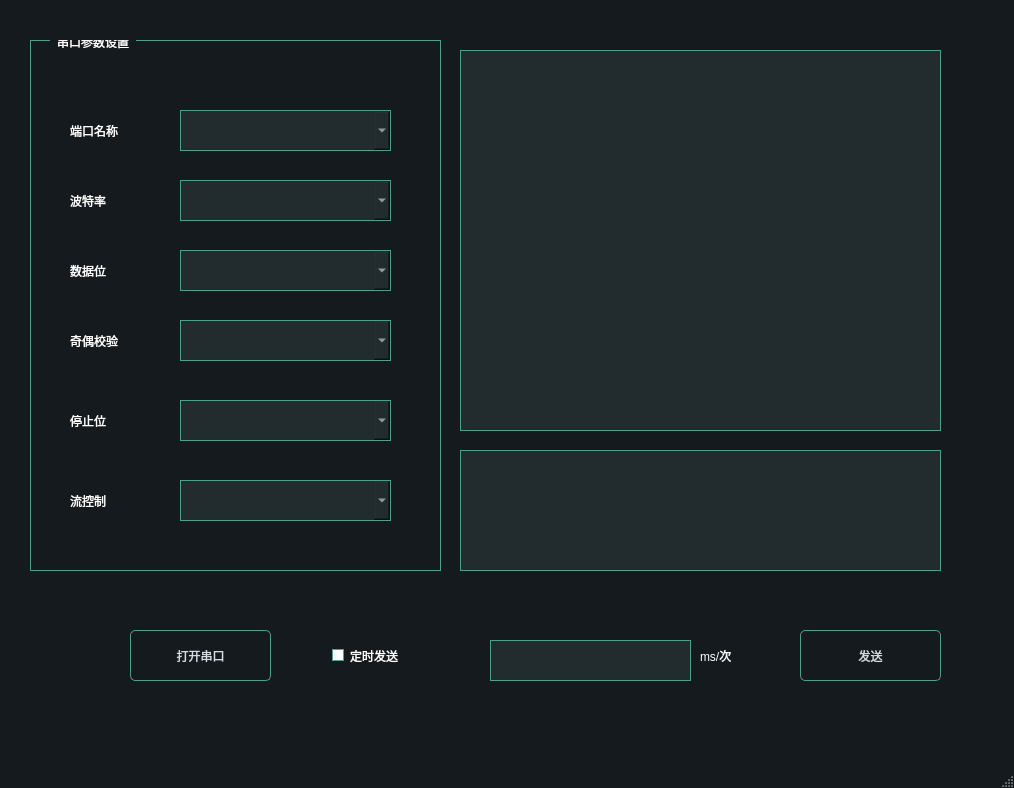
<?xml version="1.0" encoding="UTF-8"?>
<ui version="4.0">
 <class>MainWindow</class>
 <widget class="QMainWindow" name="MainWindow">
  <property name="geometry">
   <rect>
    <x>0</x>
    <y>0</y>
    <width>1014</width>
    <height>788</height>
   </rect>
  </property>
  <property name="windowTitle">
   <string>串口工具(多线程)</string>
  </property>
  <property name="styleSheet">
   <string notr="true">/*
qss美化 - 黄强老师
*/
QWidget
{  
	font:  16pt &quot;Microsoft YaHei&quot;;
     color:  #ffffff;
}

QLabel {
	
}

QGroupBox {
    border-width: 1px;
	border-style: solid;
	border-color: #4fa08b;   

}

QGroupBox::title {
 
    subcontrol-origin: margin;
    left:20px;
    padding: -10px 5px 0px 5px;
}

QMainWindow {
	background-color:#151a1e;
}
QCalendar {
	background-color: #151a1e;
}
QTextEdit {
	border-width: 1px;
	border-style: solid;
	border-color: #4fa08b;
	background-color: #222b2e;
	color: #d3dae3;
}
QPlainTextEdit {
    font:  10pt &quot;Microsoft YaHei&quot;;
	border-width: 1px;
	border-style: solid;
	border-color: #4fa08b;
	background-color: #222b2e;
	color: #d3dae3;
}
QToolButton {
	border-style: solid;
	border-top-color: qlineargradient(spread:pad, x1:0.5, y1:1, x2:0.5, y2:0, stop:0 rgb(215, 215, 215), stop:1 rgb(222, 222, 222));
	border-right-color: qlineargradient(spread:pad, x1:0, y1:0.5, x2:1, y2:0.5, stop:0 rgb(217, 217, 217), stop:1 rgb(227, 227, 227));
	border-left-color: qlineargradient(spread:pad, x1:0, y1:0.5, x2:1, y2:0.5, stop:0 rgb(227, 227, 227), stop:1 rgb(217, 217, 217));
	border-bottom-color: qlineargradient(spread:pad, x1:0.5, y1:1, x2:0.5, y2:0, stop:0 rgb(215, 215, 215), stop:1 rgb(222, 222, 222));
	border-width: 1px;
	border-radius: 5px;
	color: #d3dae3;
	padding: 2px;
	background-color: rgb(255,255,255);
}
QToolButton:hover{
	border-style: solid;
	border-top-color: qlineargradient(spread:pad, x1:0.5, y1:1, x2:0.5, y2:0, stop:0 rgb(195, 195, 195), stop:1 rgb(222, 222, 222));
	border-right-color: qlineargradient(spread:pad, x1:0, y1:0.5, x2:1, y2:0.5, stop:0 rgb(197, 197, 197), stop:1 rgb(227, 227, 227));
	border-left-color: qlineargradient(spread:pad, x1:0, y1:0.5, x2:1, y2:0.5, stop:0 rgb(227, 227, 227), stop:1 rgb(197, 197, 197));
	border-bottom-color: qlineargradient(spread:pad, x1:0.5, y1:1, x2:0.5, y2:0, stop:0 rgb(195, 195, 195), stop:1 rgb(222, 222, 222));
	border-width: 1px;
	border-radius: 5px;
	color: rgb(0,0,0);
	padding: 2px;
	background-color: rgb(255,255,255);
}
QToolButton:pressed{
	border-style: solid;
	border-top-color: qlineargradient(spread:pad, x1:0.5, y1:1, x2:0.5, y2:0, stop:0 rgb(215, 215, 215), stop:1 rgb(222, 222, 222));
	border-right-color: qlineargradient(spread:pad, x1:0, y1:0.5, x2:1, y2:0.5, stop:0 rgb(217, 217, 217), stop:1 rgb(227, 227, 227));
	border-left-color: qlineargradient(spread:pad, x1:0, y1:0.5, x2:1, y2:0.5, stop:0 rgb(227, 227, 227), stop:1 rgb(217, 217, 217));
	border-bottom-color: qlineargradient(spread:pad, x1:0.5, y1:1, x2:0.5, y2:0, stop:0 rgb(215, 215, 215), stop:1 rgb(222, 222, 222));
	border-width: 1px;
	border-radius: 5px;
	color: rgb(0,0,0);
	padding: 2px;
	background-color: rgb(142,142,142);
}
QPushButton{

    border-width: 1px;
	border-style: solid;
	border-color: #4fa08b; 
 
	border-radius: 5px;
	color: #d3dae3;
	padding: 2px;
	background-color: #151a1e;
}
QPushButton::default{
	border-style: solid;
	border-color: #4fa08b;
	border-width: 1px;
	border-radius: 5px;
	color: #FFFFFF;
	padding: 2px;
	background-color: #151a1e;;
}
QPushButton:hover{
	border-style: solid;
	border-color: #050a0e;
	border-width: 1px;
	border-radius: 5px;
	color: #d3dae3;
	padding: 2px;
	background-color: #1c1f1f;
}
QPushButton:pressed{
	border-style: solid;
	border-color: #050a0e;
	border-width: 1px;
	border-radius: 5px;
	color: #d3dae3;
	padding: 2px;
	background-color: #2c2f2f;
}
QPushButton:disabled{
	border-style: solid;
	border-top-color: qlineargradient(spread:pad, x1:0.5, y1:1, x2:0.5, y2:0, stop:0 rgb(215, 215, 215), stop:1 rgb(222, 222, 222));
	border-right-color: qlineargradient(spread:pad, x1:0, y1:0.5, x2:1, y2:0.5, stop:0 rgb(217, 217, 217), stop:1 rgb(227, 227, 227));
	border-left-color: qlineargradient(spread:pad, x1:0, y1:0.5, x2:1, y2:0.5, stop:0 rgb(227, 227, 227), stop:1 rgb(217, 217, 217));
	border-bottom-color: qlineargradient(spread:pad, x1:0.5, y1:1, x2:0.5, y2:0, stop:0 rgb(215, 215, 215), stop:1 rgb(222, 222, 222));
	border-width: 1px;
	border-radius: 5px;
	color: #808086;
	padding: 2px;
	background-color: rgb(142,142,142);
}
QLineEdit {
	border-width: 1px;
	border-style: solid;
	border-color: #4fa08b;
	background-color: #222b2e;
	color: #d3dae3;
}



QLCDNumber {
	color: #4d9b87;
}
QProgressBar {
	text-align: center;
	color: #d3dae3;
	border-radius: 10px;
	border-color: transparent;
	border-style: solid;
	background-color: #52595d;
}
QProgressBar::chunk {
	background-color: #214037	;
	border-radius: 10px;
}
QMenuBar {
	background-color: #151a1e;
}
QMenuBar::item {
	color: #d3dae3;
  	spacing: 3px;
  	padding: 1px 4px;
	background-color: #151a1e;
}

QMenuBar::item:selected {
  	background-color: #252a2e;
	color: #FFFFFF;
}
QMenu {
	background-color: #151a1e;
}
QMenu::item:selected {
	background-color: #252a2e;
	color: #FFFFFF;
}
QMenu::item {
	color: #d3dae3;
	background-color: #151a1e;
}
QTabWidget {
	color:rgb(0,0,0);
	background-color:#000000;
}
QTabWidget::pane {
		border-color: #050a0e;
		background-color: #1e282c;
		border-style: solid;
		border-width: 1px;
    	border-bottom-left-radius: 4px;
		border-bottom-right-radius: 4px;
}
QTabBar::tab:first {
	border-style: solid;
	border-left-width:1px;
	border-right-width:0px;
	border-top-width:1px;
	border-bottom-width:0px;
	border-top-color: #050a0e;
	border-left-color: #050a0e;
	border-bottom-color: #050a0e;
	border-top-left-radius: 4px;
	color: #d3dae3;
	padding: 3px;
	margin-left:0px;
	background-color: #151a1e;
}
QTabBar::tab:last {
	border-style: solid;
	border-top-width:1px;
	border-left-width:1px;
	border-right-width:1px;
	border-bottom-width:0px;
	border-color: #050a0e;
	border-top-right-radius: 4px;
	color: #d3dae3;
	padding: 3px;
	margin-left:0px;
	background-color: #151a1e;
}
QTabBar::tab {
	border-style: solid;
	border-top-width:1px;
	border-bottom-width:0px;
	border-left-width:1px;
	border-top-color: #050a0e;
	border-left-color: #050a0e;
	border-bottom-color: #050a0e;
	color: #d3dae3;
	padding: 3px;
	margin-left:0px;
	background-color: #151a1e;
}
QTabBar::tab:selected, QTabBar::tab:last:selected, QTabBar::tab:hover {
  	border-style: solid;
  	border-left-width:1px;
	border-bottom-width:0px;
	border-right-color: transparent;
	border-top-color: #050a0e;
	border-left-color: #050a0e;
	border-bottom-color: #050a0e;
	color: #FFFFFF;
	padding: 3px;
	margin-left:0px;
	background-color: #1e282c;
}

QTabBar::tab:selected, QTabBar::tab:first:selected, QTabBar::tab:hover {
  	border-style: solid;
  	border-left-width:1px;
  	border-bottom-width:0px;
  	border-top-width:1px;
	border-right-color: transparent;
	border-top-color: #050a0e;
	border-left-color: #050a0e;
	border-bottom-color: #050a0e;
	color: #FFFFFF;
	padding: 3px;
	margin-left:0px;
	background-color: #1e282c;
}

QCheckBox { 
	padding: 2px;
}
QCheckBox:disabled {
	color: #808086;
	padding: 2px;
}

QCheckBox:hover {
	border-radius:4px;
	border-style:solid;
	padding-left: 1px;
	padding-right: 1px;
	padding-bottom: 1px;
	padding-top: 1px;
	border-width:1px;
	border-color: transparent;
}
QCheckBox::indicator:checked {

	height: 10px;
	width: 10px;
	border-style:solid;
	border-width: 1px;
	border-color: #4fa08b; 
	background-color:  #4fa08b;
}
QCheckBox::indicator:unchecked {

	height: 10px;
	width: 10px;
	border-style:solid;
	border-width: 1px;
	border-color: #4fa08b;
	background-color:  #FFFFFF;
}
QRadioButton {
	color: #d3dae3;
	padding: 1px;
}
QRadioButton::indicator:checked {
	height: 10px;
	width: 10px;
	border-style:solid;
	border-radius:5px;
	border-width: 1px;
	border-color: #4fa08b;
	color: #a9b7c6;
	background-color: qradialgradient(cx:0.5, cy:0.5, radius:0.4,fx:0.5, fy:0.5, stop:0 #4fa08b, stop:1 #1e282c);
}
QRadioButton::indicator:!checked {
	height: 10px;
	width: 10px;
	border-style:solid;
	border-radius:5px;
	border-width: 1px;
	border-color: #4fa08b;
	color: #a9b7c6;
	background-color: transparent;
}
QStatusBar {
	color:#027f7f;
}
QSpinBox {
	color: #d3dae3;
	background-color: #222b2e;
	border-width: 1px;
	border-style: solid;
	border-color: #4fa08b;
}
QDoubleSpinBox {
	color: #d3dae3;
	background-color: #222b2e;
	border-width: 1px;
	border-style: solid;
	border-color: #4fa08b;
}
QTimeEdit {
	color: #d3dae3;
	background-color: #222b2e;
	border-width: 1px;
	border-style: solid;
	border-color: #4fa08b;
}
QDateTimeEdit {
	color: #d3dae3;
	background-color: #222b2e;
	border-width: 1px;
	border-style: solid;
	border-color: #4fa08b;
}
QDateEdit {
	color: #d3dae3;
	background-color: #222b2e;
	border-width: 1px;
	border-style: solid;
	border-color: #4fa08b;
}
QFontComboBox {
	color: #d3dae3;
	background-color: #222b2e;
	border-width: 1px;
	border-style: solid;
	border-color: #4fa08b;
}
QComboBox {
	color: #d3dae3;
	background-color: #222b2e;
	border-width: 1px;
	border-style: solid;
	border-color: #4fa08b;
}
/* 下拉后，整个下拉窗体样式 */
QComboBox QAbstractItemView {
    outline: 0px solid gray;   /* 选定项的虚框 */
    border: 1px solid  #4fa08b;   /* 整个下拉窗体的边框 */ 
    background-color: #222b2e; /* 整个下拉窗体的背景色 */
    selection-background-color: #4fa08b;   /* 整个下拉窗体被选中项的背景色 */
}
QComboBox:disabled
{ 
background-color: gray; /* 整个下拉窗体的背景色 */
}

QDial {
	background: #16a085;
}

QToolBox {
	color: #a9b7c6;
	background-color: #222b2e;
}
QToolBox::tab {
	color: #a9b7c6;
	background-color:#222b2e;
}
QToolBox::tab:selected {
	color: #FFFFFF;
	background-color:#222b2e;
}
QScrollArea {
	color: #FFFFFF;
	background-color:#222b2e;
}
QSlider::groove:horizontal {
	height: 5px;
	background-color: #52595d;
}
QSlider::groove:vertical {
	width: 5px;
	background-color: #52595d;
}
QSlider::handle:horizontal {
	background: #1a2224;
	border-style: solid;
	border-width: 1px;
	border-color: rgb(207,207,207);
	width: 12px;
	margin: -5px 0;
	border-radius: 7px;
}
QSlider::handle:vertical {
	background: #1a2224;
	border-style: solid;
	border-width: 1px;
	border-color: rgb(207,207,207);
	height: 12px;
	margin: 0 -5px;
	border-radius: 7px;
}
QSlider::add-page:horizontal {
    background: #52595d;
}
QSlider::add-page:vertical {
    background: #52595d;
}
QSlider::sub-page:horizontal {
    background-color: #15433a;
}
QSlider::sub-page:vertical {
    background-color: #15433a;
}
QScrollBar:horizontal {
	max-height: 10px;
	border: 1px transparent grey;
	margin: 0px 20px 0px 20px;
	background: transparent;
}
QScrollBar:vertical {
	max-width: 10px;
	border: 1px transparent grey;
	margin: 20px 0px 20px 0px;
	background: transparent;
}
QScrollBar::handle:horizontal {
	background: #52595d;
	border-style: transparent;
	border-radius: 4px;
	min-width: 25px;
}
QScrollBar::handle:horizontal:hover {
	background: #58a492;
	border-style: transparent;
	border-radius: 4px;
	min-width: 25px;
}
QScrollBar::handle:vertical {
	background: #52595d;
	border-style: transparent;
	border-radius: 4px;
	min-height: 25px;
}
QScrollBar::handle:vertical:hover {
	background: #58a492;
	border-style: transparent;
	border-radius: 4px;
	min-height: 25px;
}
QScrollBar::add-line:horizontal {
   border: 2px transparent grey;
   border-top-right-radius: 4px;
   border-bottom-right-radius: 4px;
   background: #15433a;
   width: 20px;
   subcontrol-position: right;
   subcontrol-origin: margin;
}
QScrollBar::add-line:horizontal:pressed {
   border: 2px transparent grey;
   border-top-right-radius: 4px;
   border-bottom-right-radius: 4px;
   background: rgb(181,181,181);
   width: 20px;
   subcontrol-position: right;
   subcontrol-origin: margin;
}
QScrollBar::add-line:vertical {
   border: 2px transparent grey;
   border-bottom-left-radius: 4px;
   border-bottom-right-radius: 4px;
   background: #15433a;
   height: 20px;
   subcontrol-position: bottom;
   subcontrol-origin: margin;
}
QScrollBar::add-line:vertical:pressed {
   border: 2px transparent grey;
   border-bottom-left-radius: 4px;
   border-bottom-right-radius: 4px;
   background: rgb(181,181,181);
   height: 20px;
   subcontrol-position: bottom;
   subcontrol-origin: margin;
}
QScrollBar::sub-line:horizontal {
   border: 2px transparent grey;
   border-top-left-radius: 4px;
   border-bottom-left-radius: 4px;
   background: #15433a;
   width: 20px;
   subcontrol-position: left;
   subcontrol-origin: margin;
}
QScrollBar::sub-line:horizontal:pressed {
   border: 2px transparent grey;
   border-top-left-radius: 4px;
   border-bottom-left-radius: 4px;
   background: rgb(181,181,181);
   width: 20px;
   subcontrol-position: left;
   subcontrol-origin: margin;
}
QScrollBar::sub-line:vertical {
   border: 2px transparent grey;
   border-top-left-radius: 4px;
   border-top-right-radius: 4px;
   background: #15433a;
   height: 20px;
   subcontrol-position: top;
   subcontrol-origin: margin;
}
QScrollBar::sub-line:vertical:pressed {
   border: 2px transparent grey;
   border-top-left-radius: 4px;
   border-top-right-radius: 4px;
   background: rgb(181,181,181);
   height: 20px;
   subcontrol-position: top;
   subcontrol-origin: margin;
}

QScrollBar::add-page:horizontal, QScrollBar::sub-page:horizontal {
   background: none;
}
QScrollBar::add-page:vertical, QScrollBar::sub-page:vertical {
   background: none;
}</string>
  </property>
  <widget class="QWidget" name="centralwidget">
   <widget class="QGroupBox" name="groupBox">
    <property name="geometry">
     <rect>
      <x>30</x>
      <y>40</y>
      <width>411</width>
      <height>531</height>
     </rect>
    </property>
    <property name="title">
     <string>串口参数设置</string>
    </property>
    <widget class="QLabel" name="label">
     <property name="geometry">
      <rect>
       <x>40</x>
       <y>70</y>
       <width>111</width>
       <height>41</height>
      </rect>
     </property>
     <property name="text">
      <string>端口名称</string>
     </property>
    </widget>
    <widget class="QComboBox" name="portName">
     <property name="geometry">
      <rect>
       <x>150</x>
       <y>70</y>
       <width>211</width>
       <height>41</height>
      </rect>
     </property>
    </widget>
    <widget class="QComboBox" name="baudRate">
     <property name="geometry">
      <rect>
       <x>150</x>
       <y>140</y>
       <width>211</width>
       <height>41</height>
      </rect>
     </property>
    </widget>
    <widget class="QLabel" name="label_2">
     <property name="geometry">
      <rect>
       <x>40</x>
       <y>140</y>
       <width>111</width>
       <height>41</height>
      </rect>
     </property>
     <property name="text">
      <string>波特率</string>
     </property>
    </widget>
    <widget class="QComboBox" name="dataBits">
     <property name="geometry">
      <rect>
       <x>150</x>
       <y>210</y>
       <width>211</width>
       <height>41</height>
      </rect>
     </property>
    </widget>
    <widget class="QLabel" name="label_3">
     <property name="geometry">
      <rect>
       <x>40</x>
       <y>210</y>
       <width>111</width>
       <height>41</height>
      </rect>
     </property>
     <property name="text">
      <string>数据位</string>
     </property>
    </widget>
    <widget class="QComboBox" name="parity">
     <property name="geometry">
      <rect>
       <x>150</x>
       <y>280</y>
       <width>211</width>
       <height>41</height>
      </rect>
     </property>
    </widget>
    <widget class="QLabel" name="label_4">
     <property name="geometry">
      <rect>
       <x>40</x>
       <y>280</y>
       <width>111</width>
       <height>41</height>
      </rect>
     </property>
     <property name="text">
      <string>奇偶校验</string>
     </property>
    </widget>
    <widget class="QComboBox" name="stopBits">
     <property name="geometry">
      <rect>
       <x>150</x>
       <y>360</y>
       <width>211</width>
       <height>41</height>
      </rect>
     </property>
    </widget>
    <widget class="QLabel" name="label_5">
     <property name="geometry">
      <rect>
       <x>40</x>
       <y>360</y>
       <width>111</width>
       <height>41</height>
      </rect>
     </property>
     <property name="text">
      <string>停止位</string>
     </property>
    </widget>
    <widget class="QComboBox" name="flowControl">
     <property name="geometry">
      <rect>
       <x>150</x>
       <y>440</y>
       <width>211</width>
       <height>41</height>
      </rect>
     </property>
    </widget>
    <widget class="QLabel" name="label_6">
     <property name="geometry">
      <rect>
       <x>40</x>
       <y>440</y>
       <width>111</width>
       <height>41</height>
      </rect>
     </property>
     <property name="text">
      <string>流控制</string>
     </property>
    </widget>
   </widget>
   <widget class="QPlainTextEdit" name="recvTextEdit">
    <property name="geometry">
     <rect>
      <x>460</x>
      <y>50</y>
      <width>481</width>
      <height>381</height>
     </rect>
    </property>
   </widget>
   <widget class="QPlainTextEdit" name="sendTextEdit">
    <property name="geometry">
     <rect>
      <x>460</x>
      <y>450</y>
      <width>481</width>
      <height>121</height>
     </rect>
    </property>
   </widget>
   <widget class="QPushButton" name="openButton">
    <property name="geometry">
     <rect>
      <x>130</x>
      <y>630</y>
      <width>141</width>
      <height>51</height>
     </rect>
    </property>
    <property name="text">
     <string>打开串口</string>
    </property>
   </widget>
   <widget class="QPushButton" name="sendButton">
    <property name="geometry">
     <rect>
      <x>800</x>
      <y>630</y>
      <width>141</width>
      <height>51</height>
     </rect>
    </property>
    <property name="text">
     <string>发送</string>
    </property>
   </widget>
   <widget class="QCheckBox" name="checkBox">
    <property name="geometry">
     <rect>
      <x>330</x>
      <y>630</y>
      <width>181</width>
      <height>51</height>
     </rect>
    </property>
    <property name="text">
     <string>定时发送</string>
    </property>
   </widget>
   <widget class="QLineEdit" name="timelineEdit">
    <property name="geometry">
     <rect>
      <x>490</x>
      <y>640</y>
      <width>201</width>
      <height>41</height>
     </rect>
    </property>
   </widget>
   <widget class="QLabel" name="label_7">
    <property name="geometry">
     <rect>
      <x>700</x>
      <y>630</y>
      <width>91</width>
      <height>51</height>
     </rect>
    </property>
    <property name="text">
     <string>ms/次</string>
    </property>
   </widget>
  </widget>
  <widget class="QMenuBar" name="menubar">
   <property name="geometry">
    <rect>
     <x>0</x>
     <y>0</y>
     <width>1014</width>
     <height>39</height>
    </rect>
   </property>
  </widget>
  <widget class="QStatusBar" name="statusbar"/>
 </widget>
 <resources/>
 <connections/>
</ui>
